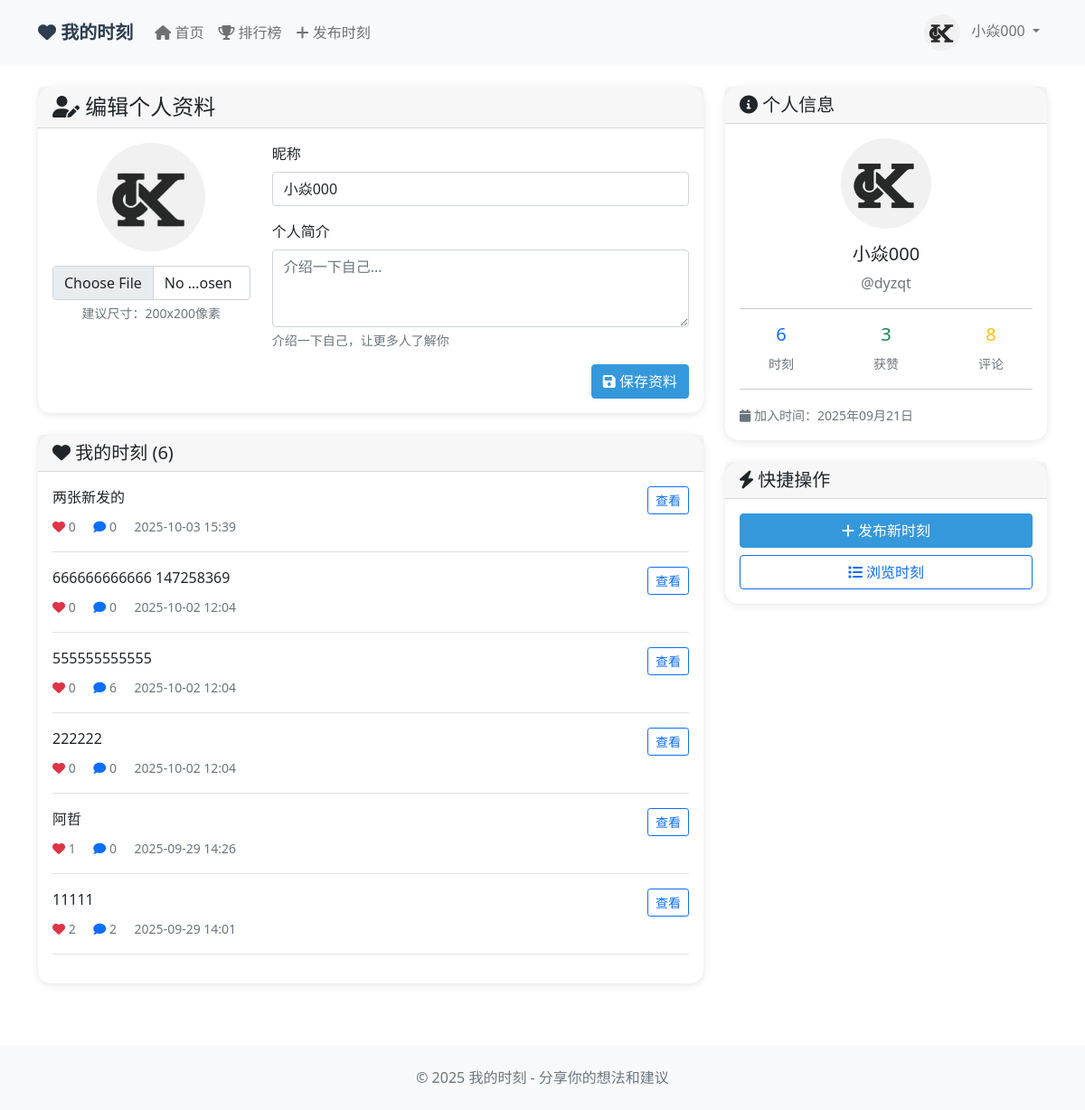
Screenshot of /moments/profile/ (signed in) with the database file from the repository.
### moments/models.py (models this page shows, shortened)
class UserProfile(models.Model):
    user = models.OneToOneField(User, on_delete=models.CASCADE, related_name='profile')
    nickname = models.CharField(max_length=50, blank=True, verbose_name='昵称')
    avatar = models.ImageField(upload_to='avatars/', blank=True, null=True, verbose_name='头像')
    bio = models.TextField(max_length=500, blank=True, verbose_name='个人简介')
    created_at = models.DateTimeField(auto_now_add=True, verbose_name='创建时间')
    class Meta:
        verbose_name = '用户资料'
        verbose_name_plural = '用户资料'

class Moment(models.Model):
    author = models.ForeignKey(User, on_delete=models.CASCADE, related_name='moments', verbose_name='作者')
    content = models.TextField(max_length=1000, verbose_name='内容')
    created_at = models.DateTimeField(auto_now_add=True, verbose_name='创建时间')
    updated_at = models.DateTimeField(auto_now=True, verbose_name='更新时间')
    likes_count = models.PositiveIntegerField(default=0, verbose_name='点赞数')
    comments_count = models.PositiveIntegerField(default=0, verbose_name='评论数')
    is_public = models.BooleanField(default=True, verbose_name='是否公开')
    views = models.PositiveIntegerField(default=0)

### moments/views.py (the view)
# urls.py: path('profile/', views.profile_view, name='profile'),
@login_required
def profile_view(request):
    profile = request.user.profile
    user_moments = Moment.objects.filter(author=request.user).order_by('-created_at')
    total_likes = user_moments.aggregate(total_likes=Sum('likes_count'))['total_likes'] or 0
    total_comments = MomentComment.objects.filter(moment__author=request.user).count()
    if request.method == 'POST':
        form = UserProfileForm(request.POST, request.FILES, instance=profile)
        if form.is_valid():
            form.save()
            return redirect('moments:profile')
    else:
        form = UserProfileForm(instance=profile)
    context = {
        'profile': profile,
        'form': form,
        'user_moments': user_moments,
        'total_likes': total_likes,
        'total_comments': total_comments,
    }
    return render(request, 'moments/profile.html', context)

### moments/forms.py
class UserProfileForm(forms.ModelForm):
    nickname = forms.CharField(
        max_length=50,
        widget=forms.TextInput(attrs={
            'class': 'form-control',
            'placeholder': '请输入昵称'
        }),
        label='昵称'
    )
    bio = forms.CharField(
        max_length=500,
        required=False,
        widget=forms.Textarea(attrs={
            'class': 'form-control',
            'rows': 3,
            'placeholder': '介绍一下自己...'
        }),
        label='个人简介'
    )
    avatar = forms.ImageField(
        required=False,
        widget=forms.FileInput(attrs={
            'class': 'form-control',
            'accept': 'image/*'
        }),
        label='头像'
    )
    class Meta:
        model = UserProfile
        fields = ['nickname', 'bio', 'avatar']

### moments/templates/moments/profile.html (shortened to what this page needs)
{% extends 'moments/base.html' %}
{% block content %}
<div class="row">
    <div class="col-lg-8">
        <div class="card moment-card">
            <div class="card-header">
                <h4 class="mb-0"><i class="fas fa-user-edit"></i> 编辑个人资料</h4>
            </div>
            <div class="card-body">
                <form method="post" enctype="multipart/form-data">
                    <div class="row">
                        <div class="col-md-4 text-center mb-3">
                            {% if profile.avatar %}
                                <img src="{{ profile.avatar.url }}" class="avatar mb-3" style="width: 120px; height: 120px;">
                            {% else %}
                                <div class="avatar bg-primary text-white d-flex align-items-center justify-content-center mb-3 mx-auto" style="width: 120px; height: 120px;">
                                    <i class="fas fa-user fa-3x"></i>
                                </div>
                            {% endif %}
                            <div>
                                {{ form.avatar }}
                                <div class="form-text">建议尺寸：200x200像素</div>
                            </div>
                        </div>
                        <div class="col-md-8">
                            <div class="mb-3">
                                <label for="id_nickname" class="form-label">昵称</label>
                                {{ form.nickname }}
                            </div>
                            <div class="mb-3">
                                <label for="id_bio" class="form-label">个人简介</label>
                                {{ form.bio }}
                                <div class="form-text">介绍一下自己，让更多人了解你</div>
                            </div>
                        </div>
                    </div>
                    <div class="d-flex justify-content-end">
                        <button type="submit" class="btn btn-primary">
                            <i class="fas fa-save"></i> 保存资料
                        </button>
                    </div>
                </form>
            </div>
        </div>
        <div class="card moment-card mt-4">
            <div class="card-header">
                <h5 class="mb-0"><i class="fas fa-heart"></i> 我的时刻 ({{ user_moments.count }})</h5>
            </div>
            <div class="card-body">
                {% for moment in user_moments %}
                <div class="border-bottom pb-3 mb-3">
                    <div class="d-flex justify-content-between align-items-start">
                        <div class="flex-grow-1">
                            <p class="mb-2">{{ moment.content|truncatewords:20 }}</p>
                            <small class="text-muted">
                                <i class="fas fa-heart text-danger"></i> {{ moment.likes_count }}
                                <i class="fas fa-comment text-primary ms-3"></i> {{ moment.comments_count }}
                                <span class="ms-3">{{ moment.created_at|date:"Y-m-d H:i" }}</span>
                            </small>
                        </div>
                        <a href="{% url 'moments:moment_detail' moment.id %}" class="btn btn-outline-primary btn-sm">
                            查看
                        </a>
                    </div>
                </div>
                {% endfor %}
            </div>
        </div>
    </div>
    <div class="col-lg-4">
        <div class="card moment-card">
            <div class="card-header">
                <h5 class="mb-0"><i class="fas fa-info-circle"></i> 个人信息</h5>
            </div>
            <div class="card-body">
                <div class="text-center">
                    {% if profile.avatar %}
                        <img src="{{ profile.avatar.url }}" class="avatar mb-3" style="width: 100px; height: 100px;">
                    {% else %}
                        <div class="avatar bg-primary text-white d-flex align-items-center justify-content-center mb-3 mx-auto" style="width: 100px; height: 100px;">
                            <i class="fas fa-user fa-2x"></i>
                        </div>
                    {% endif %}
                    <h5>{{ profile.nickname|default:user.username }}</h5>
                    <p class="text-muted">@{{ user.username }}</p>
                </div>
                <hr>
                <div class="row text-center">
                    <div class="col-4">
                        <h5 class="text-primary">{{ user_moments.count }}</h5>
                        <small class="text-muted">时刻</small>
                    </div>
                    <div class="col-4">
                        <h5 class="text-success">{{ total_likes }}</h5>
                        <small class="text-muted">获赞</small>
                    </div>
                    <div class="col-4">
                        <h5 class="text-warning">{{ total_comments }}</h5>
                        <small class="text-muted">评论</small>
                    </div>
                </div>
                <hr>
                <div class="text-muted">
                    <small>
                        <i class="fas fa-calendar"></i> 加入时间：{{ user.date_joined|date:"Y年m月d日" }}
                    </small>
                </div>
            </div>
        </div>
        <div class="card moment-card mt-4">
            <div class="card-header">
                <h5 class="mb-0"><i class="fas fa-bolt"></i> 快捷操作</h5>
            </div>
            <div class="card-body">
                <div class="d-grid gap-2">
                    <a href="{% url 'moments:create_moment' %}" class="btn btn-primary">
                        <i class="fas fa-plus"></i> 发布新时刻
                    </a>
                    <a href="{% url 'moments:moments_list' %}" class="btn btn-outline-primary">
                        <i class="fas fa-list"></i> 浏览时刻
                    </a>
                </div>
            </div>
        </div>
    </div>
</div>
{% endblock %}

### moments/templates/moments/base.html (shortened to what this page needs)
<!DOCTYPE html>
<html lang="zh-CN">
<head>
    <link href="https://cdn.jsdelivr.net/npm/bootstrap@5.1.3/dist/css/bootstrap.min.css" rel="stylesheet">
    <link href="https://cdnjs.cloudflare.com/ajax/libs/font-awesome/6.0.0/css/all.min.css" rel="stylesheet">
</head>
<body>
    <nav class="navbar navbar-expand-lg navbar-light bg-light">
        <div class="container">
            <a class="navbar-brand" href="{% url 'moments:moments_list' %}">
                <i class="fas fa-heart"></i> 我的时刻
            </a>
            <div class="collapse navbar-collapse" id="navbarNav">
                <ul class="navbar-nav me-auto">
                    <li class="nav-item">
                        <a class="nav-link" href="{% url 'moments:moments_list' %}">
                            <i class="fas fa-home"></i> 首页
                        </a>
                    </li>
                    <li class="nav-item">
                        <a class="nav-link" href="{% url 'moments:leaderboard' %}">
                            <i class="fas fa-trophy"></i> 排行榜
                        </a>
                    </li>
                    {% if user.is_authenticated %}
                    <li class="nav-item">
                        <a class="nav-link" href="{% url 'moments:create_moment' %}">
                            <i class="fas fa-plus"></i> 发布时刻
                        </a>
                    </li>
                    {% endif %}
                </ul>
                <ul class="navbar-nav">
                    {% if user.is_authenticated %}
                        <li class="nav-item dropdown">
                            <a class="nav-link dropdown-toggle" href="#" id="navbarDropdown" role="button" data-bs-toggle="dropdown">
                                {% if user.profile.avatar %}
                                    <img src="{{ user.profile.avatar.url }}" class="avatar me-2">
                                {% else %}
                                    <i class="fas fa-user-circle me-2"></i>
                                {% endif %}
                                {{ user.profile.nickname|default:user.username }}
                            </a>
                        </li>
                    {% endif %}
                </ul>
            </div>
        </div>
    </nav>
    <main class="container mt-4">
        {% block content %}
        {% endblock %}
    </main>
    <footer class="bg-light text-center py-4 mt-5">
        <div class="container">
            <p class="text-muted mb-0">&copy; 2025 我的时刻 - 分享你的想法和建议</p>
        </div>
    </footer>
</body>
</html>

### moments/templates/moments/base.html (style rules this page uses)
.moment-card { border: none; box-shadow: 0 2px 10px rgba(0,0,0,0.1); margin-bottom: 20px; border-radius: 15px; }
.navbar-brand { font-weight: bold; color: #2c3e50 !important; }
.btn-primary { background-color: #3498db; border-color: #3498db; }
.avatar { width: 40px; height: 40px; border-radius: 50%; object-fit: cover; }

### rows the page displays
UserProfile: avatar (picture), nickname "小焱000"
Moment: content "两张新发的", likes_count "0", comments_count "0", created_at "2025-10-03 15:39"
Moment: content "666666666666 147258369", likes_count "0", comments_count "0", created_at "2025-10-02 12:04"
Moment: content "555555555555", likes_count "0", comments_count "6", created_at "2025-10-02 12:04"
Moment: content "222222", likes_count "0", comments_count "0", created_at "2025-10-02 12:04"
Moment: content "阿哲", likes_count "1", comments_count "0", created_at "2025-09-29 14:26"
Moment: content "11111", likes_count "2", comments_count "2", created_at "2025-09-29 14:01"

### other values shown
{{ user.profile.nickname|default:user.username }} "小焱000"
{{ user_moments.count }} "6"
{{ user.username }} "dyzqt"
{{ total_likes }} "3"
{{ total_comments }} "8"
{{ user.date_joined|date:"Y年m月d日" }} "2025年09月21日"
